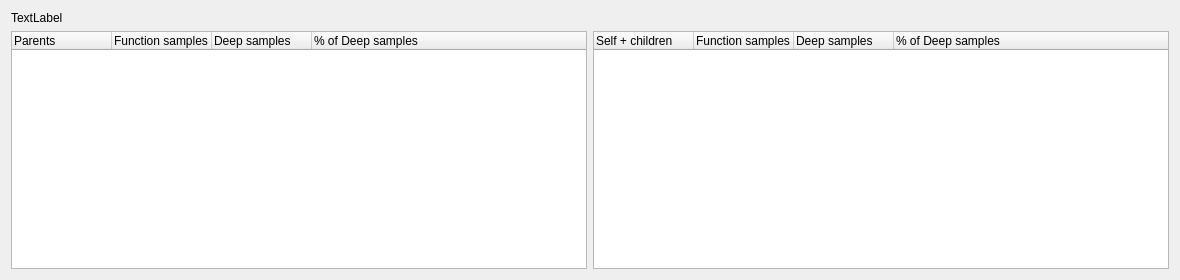
<ui version="4.0" >
 <class>ICssButterfly</class>
 <widget class="QWidget" name="ICssButterfly" >
  <property name="geometry" >
   <rect>
    <x>0</x>
    <y>0</y>
    <width>1180</width>
    <height>280</height>
   </rect>
  </property>
  <property name="windowTitle" >
   <string>Css Butterfly</string>
  </property>
  <layout class="QGridLayout" >
   <item row="0" column="0" colspan="2" >
    <layout class="QHBoxLayout" />
   </item>
   <item row="2" column="0" >
    <widget class="QTreeWidget" name="m_pAncestorList" >
     <property name="alternatingRowColors" >
      <bool>false</bool>
     </property>
     <property name="columnCount" >
      <number>4</number>
     </property>
     <column>
      <property name="text" >
       <string>Parents</string>
      </property>
     </column>
     <column>
      <property name="text" >
       <string>Function samples</string>
      </property>
     </column>
     <column>
      <property name="text" >
       <string>Deep samples</string>
      </property>
     </column>
     <column>
      <property name="text" >
       <string>% of Deep samples</string>
      </property>
     </column>
    </widget>
   </item>
   <item row="2" column="1" >
    <widget class="QTreeWidget" name="m_pChildrenList" >
     <property name="alternatingRowColors" >
      <bool>false</bool>
     </property>
     <property name="columnCount" >
      <number>4</number>
     </property>
     <column>
      <property name="text" >
       <string>Self + children</string>
      </property>
     </column>
     <column>
      <property name="text" >
       <string>Function samples</string>
      </property>
     </column>
     <column>
      <property name="text" >
       <string>Deep samples</string>
      </property>
     </column>
     <column>
      <property name="text" >
       <string>% of Deep samples</string>
      </property>
     </column>
    </widget>
   </item>
   <item row="1" column="0" colspan="2" >
    <widget class="QLabel" name="m_pWindowLabel" >
     <property name="text" >
      <string>TextLabel</string>
     </property>
    </widget>
   </item>
  </layout>
 </widget>
 <layoutdefault spacing="6" margin="11" />
 <resources/>
 <connections/>
</ui>
